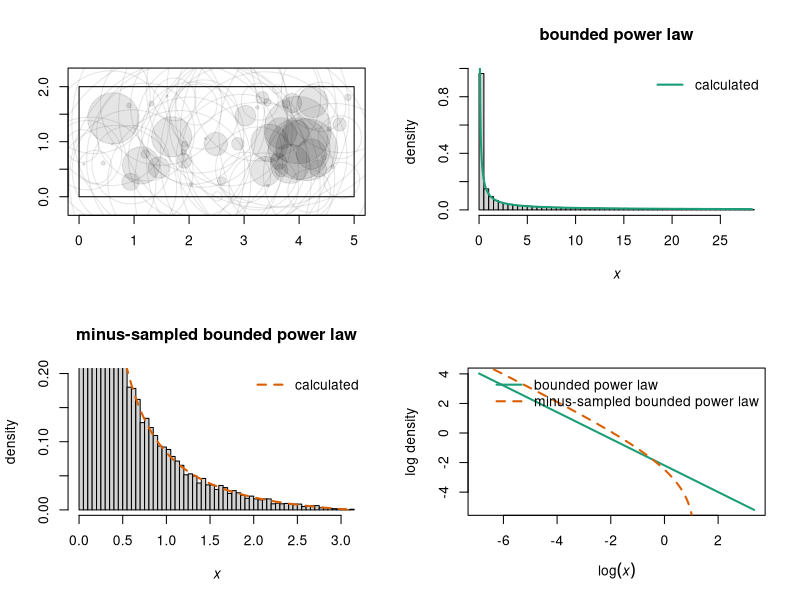

Recreate this plot in R.
rm(list = ls())
library(RColorBrewer)

#normalization constant C from Equation 2 in Edwards et al
#arguments:
#min mass xmin
#max mass xmax
#exponent b of bounded power law distribution
#Value: normalization constant C as in Equation 2 of Edwards
getC <- function(xmin, xmax, b){
  if(b == -1){
    return(1 / (log(xmax) - log(xmin)))
  } else {
    return((b + 1) / (xmax ^ (b + 1) - xmin ^(b + 1)))
  }
}

#bounded power law density
#Arguments:
#x: value at which to get density
#b: power law coefficient
#C: normalization constant
#xmin, xmax: min and max for bounded power law
#Value: density f(x) at x
dboundedpowerlaw <- function(x, b, C, xmin, xmax){
  fx <- C * x^b
  fx[x < xmin] <- 0
  fx[x > xmax] <- 0
  return(fx)
}

#calculate pi(r), the probability we minus-sample a circle of radius r
#Arguments:
#w, v: rectangular window dimensions
#r: circle radius
#Value: probability a circle of radius r is minus-sampled
getpir <- function(w, v, r){
  return((w - 2 * r) * (v - 2 * r) / (w * v)) #area in which we can minus-sample a circle of radius r / window area
}

#density for minus-sampled bounded power law
#Arguments:
#x: value at which to get density
#b: power law coefficient
#C: normalization constant
#xmin, xmax: min and max for bounded power law
#w, v: width and height of sampling window (ASSUMES v <= w)
#Value: density f(x) at x
#NOTE: HAVE NOT YET DEALT WITH SPECIAL CASES b = -2, b = -3/2, b = -1
#NOTE: NOT SURE ABOUT JACOBIAN YET
dMSBPL <- function(x, b, C, xmin, xmax, w, v){
  Jacobian <- 1 / (2 * sqrt(pi * x))
  #numerator <- C / (w * v) * (4 / pi * x ^ (b + 1) - 2 * (w + v) / sqrt(pi) * x ^ (b + 0.5) + w * v * x ^ b) #includes factor C / (w * v) that cancels with denominator
  numerator <- 4 / pi * x ^ (b + 1) - 2 * (w + v) / sqrt(pi) * x ^ (b + 0.5) + w * v * x ^ b
  #numerator <- numerator * Jacobian #change of variables needed?
  
  n2 <- dboundedpowerlaw(x = x, b = b, C = C, xmin = xmin, xmax = xmax) * getpir(w = w, v = v, r = sqrt(x / pi))
  #n2 <- n2 * Jacobian #CHECK: JACOBIAN NEEDED HERE?

  xmw <- pi / 4 * v^2 #largest circle we can fit in window
  #dplus <- C / (w * v) * (w * v / (b + 1) * xmw ^ (b + 1) - 2 * (w + v) / (sqrt(pi) * (b + 1.5)) * xmw ^ (b + 1.5) + 4 / (pi * (b + 2)) * xmw ^ (b + 2)) #includes factor C / (w * v) that cancels with numerator
  #dminus <- C / (w * v) * (w * v / (b + 1) * xmin ^ (b + 1) - 2 * (w + v) / (sqrt(pi) * (b + 1.5)) * xmin ^ (b + 1.5) + 4 / (pi * (b + 2)) * xmin ^ (b + 2)) #includes factor C / (w * v) that cancels with numerator
  dplus <- w * v / (b + 1) * xmw ^ (b + 1) - 2 * (w + v) / (sqrt(pi) * (b + 1.5)) * xmw ^ (b + 1.5) + 4 / (pi * (b + 2)) * xmw ^ (b + 2)
  dminus <- w * v / (b + 1) * xmin ^ (b + 1) - 2 * (w + v) / (sqrt(pi) * (b + 1.5)) * xmin ^ (b + 1.5) + 4 / (pi * (b + 2)) * xmin ^ (b + 2)
  
  denominator <- dplus - dminus
  d2 <- dMSBPLintegral(b = b, C = C, w = w, v = v, xmin = xmin, xmax = xmax, xmaxminus = xmw)

  fx1 <- numerator / denominator
  fx2 <- n2 / d2$value #USING NUMERICAL INTEGRAL FOR NOW: we can always make this form work for other distributions
  
  print("overall check:")
  print(head(cbind(fx1, fx2)))
  
  fx2[x < xmin] <- 0
  fx2[x > xmax] <- 0
  return(fx2)
}

#numerical check on denominator for minus-sampled bounded power law
#Arguments:
#b: power law coefficient
#C: normalization constant
#w, v: width and height of sampling window (ASSUMES v < w)
#xmin, xmax: min and max for bounded power law
#xmaxminus: max area we can fit in window
#Value: numerical integral of what I think is numerator of minus-sampled bounded power law
dMSBPLintegral <- function(b, C, w, v, xmin, xmax, xmaxminus){
  myfunction <- function(x){
      f <- dboundedpowerlaw(x = x, b = b, C = C, xmin = xmin, xmax = xmax) * getpir(w = w, v = v, r = sqrt(x / pi))
      return(f)
    }
  return(integrate(f = myfunction, lower = xmin, upper = xmaxminus))
}

#inverse cdf for bounded power law, b not equal to -1
#Arguments:
#u in [0, 1]
#xmin and xmax: min and max values of x
#Value: inverse cdf evaluated at u
FXinv <- function(u, b, xmin, xmax){
  (u * xmax ^ (b + 1) + (1 - u) * xmin ^ (b + 1)) ^ (1 / (b + 1))  
}

#simulate from bounded power law distribution
#Arguments:
#n: number of values to simulate
#b: exponent for distribution
#xmin: min size
#xmax: max size
#Value:
#vector of n observations drawn from the specified bounded power law distribution
simulateboundedpowerlaw <- function(n, b, xmin, xmax){
  u <- runif(n = n, min = 0, max = 1)
  x <- FXinv(u = u, b = b, xmin = xmin, xmax = xmax)
}

#radius of circle given area
#Argument: area x
#Value: radius r
radiusfromarea <- function(x){
  return(sqrt(x / pi))
}

#does circle of radius r centred at (alpha, beta) fall entirely within a rectangle of side lengths w, v, lower left corner at origin?
#Arguments:
#alpha, beta: coordinates of circle centre
#r: radius of circle
#w, v: width and height of rectangle
#Value:
#logical: circle entirely in rectangle?
inframe <- function(alpha, beta, r, w, v){
  return(alpha >= r & alpha <= (w - r) & beta >= r & beta <= (v - r))
}

#draw sampling window
#Arguments: w, v width and height of rectangular window
#Value: rectangle representing the window
plotframe <- function(w, v){
  polygon(x = c(0, w, w, 0), y = c(0, 0, v, v))
}

#draw circle, filled if entirely in window
#Arguments:
#alpha, beta: centre of circle
#r: radius of circle
#isinframe (logical): is circle entirely in window?
#Value: draw the circle
plotcircle <- function(alpha, beta, r, isinframe){
  theta <- seq(from = 0, to = 2 * pi, length.out = 1e3)
  xc <- r * cos(theta)
  yc <- r * sin(theta)
  if(isinframe){
    plotcol <- adjustcolor("black", 0.1)
    edgecol <- plotcol
  } else {
    plotcol <- NA
    edgecol <- adjustcolor("black", 0.1)
  }
  polygon(xc + alpha, yc + beta, col = plotcol, border = edgecol)
}

#dimensions of sampling window
w <- 5
v <- 2 #ASSUME v <= w

#load data
oneyeardf <- read.csv("oneyeardf.csv")
oneyeardf <- oneyeardf[is.na(oneyeardf$ROI.LabelCode), ] # subset by removing corals that are out of frame
axisscores <- read.csv("axisscores.csv")
axisscores <- axisscores[order(axisscores$PC1), ] # order by PC1 from low to high

#sample from the sites; loop to repeat for all sites
#subsample from the minus sampled distribution


#parameters of bounded power law 
# need to make a function that estimates the parameters for each site
xmin <- 1e-3 #min area
xmax <- pi * 3^2 #max area
xmaxminus <- pi / 4 * v^2 #max area of circle that can fit in window
b <- -0.9 #power law exponent
C <- getC(xmin = xmin, xmax = xmax, b = b) #normalization constant
n <- 1e5 #number of circles
nplot <- 100 #number to plot
x <- simulateboundedpowerlaw(n = n, b = b, xmin = xmin, xmax = xmax) #simulated areas

r <- radiusfromarea(x) #colony radii (assume circles)
mycolors <- brewer.pal(3, "Dark2")

alpha <- runif(n = n, min = 0, max = w) #(alpha, beta) uniform random points in sampling window
beta <- runif(n = n, min = 0, max = v)

par(mfrow = c(2, 2))
plot(c(0, w), c(0, v), type = "n", asp = 1, xlab = "", ylab = "")
plotframe(w = w, v = v)
isinframe <- inframe(alpha = alpha, beta = beta, r = r, w = w, v = v)
for(i in 1:nplot){#drawing all the circles can be slow so make nplot not too large
  plotcircle(alpha = alpha[i], beta = beta[i], r = r[i], isinframe = isinframe[i]) 
}

hist(x, freq = FALSE, main = "bounded power law", breaks = 100, xlab = expression(italic(x)), ylab = "density")
xseq <- seq(from = xmin, to = xmax, length.out = 1e4)
fx <- dboundedpowerlaw(x = xseq, b = b, C = C, xmin = xmin, xmax = xmax)
lines(xseq, fx, col = mycolors[1], lwd = 2, lty = "solid") #density curve for bounded power law
legend("topright", bty = "n", lwd = 2, lty = c("solid"), col = c(mycolors[1]), legend = c("calculated"))

hist(x[isinframe], freq = FALSE, main = "minus-sampled bounded power law", breaks = 100, xlab = expression(italic(x)), ylab = "density", ylim = c(0, 0.2)) #changing y-axis limits helps us see tail
xseqMS <- seq(from = xmin, to = xmaxminus, length.out = 1e4)
fxMS <- dMSBPL(x = xseqMS, b = b, C = C, xmin = xmin, xmax = xmax, w = w, v = v)
lines(xseqMS, fxMS, col = mycolors[2], lwd = 2, lty = "dashed") #density curve for bounded power law
legend("topright", bty = "n", lwd = 2, lty = c("dashed"), col = c(mycolors[2]), legend = c("calculated"))

plot(log(xseq), log(fx), type = "l", lwd = 2, lty = "solid", col = mycolors[1], xlab = expression(log(italic(x))), ylab = "log density")
lines(log(xseqMS), log(fxMS), col = mycolors[2], lwd = 2, lty = "dashed") #density curve for bounded power law
legend("topright", bty = "n", lwd = 2, lty = c("solid", "dashed"), col = c(mycolors[1], mycolors[2]), legend = c("bounded power law", "minus-sampled bounded power law"))
